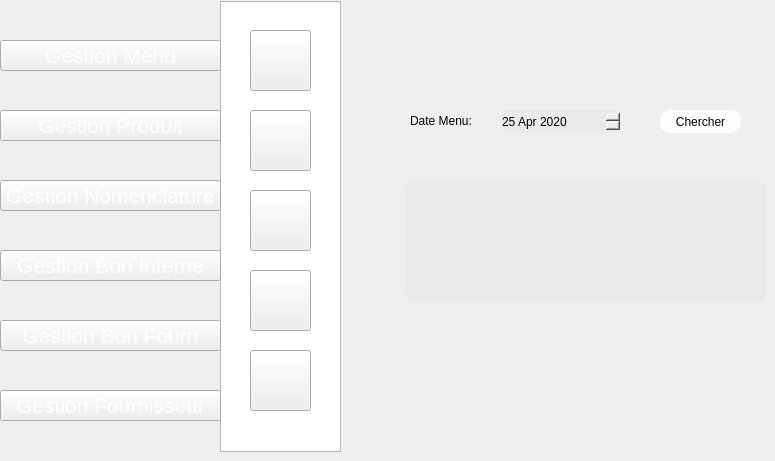
   <widget class="QWidget" name="page_10">
    <widget class="QPushButton" name="pushButton_212">
     <property name="geometry">
      <rect>
       <x>250</x>
       <y>110</y>
       <width>61</width>
       <height>61</height>
      </rect>
     </property>
     <property name="styleSheet">
      <string notr="true">image: url(:/new/prefix1/img/icon-modif2 (1).png);</string>
     </property>
     <property name="text">
      <string/>
     </property>
    </widget>
    <widget class="QListView" name="listView_21">
     <property name="geometry">
      <rect>
       <x>220</x>
       <y>1</y>
       <width>121</width>
       <height>451</height>
      </rect>
     </property>
     <property name="styleSheet">
      <string notr="true">background-image: url(:/new/prefix1/img/selected.png);</string>
     </property>
    </widget>
    <widget class="QPushButton" name="pushButton_213">
     <property name="geometry">
      <rect>
       <x>250</x>
       <y>30</y>
       <width>61</width>
       <height>61</height>
      </rect>
     </property>
     <property name="styleSheet">
      <string notr="true">image: url(:/new/prefix1/img/icon-ajout2.png);
background-image: url(:/new/prefix1/img/bg.png);</string>
     </property>
     <property name="text">
      <string/>
     </property>
    </widget>
    <widget class="QPushButton" name="pushButton_215">
     <property name="geometry">
      <rect>
       <x>250</x>
       <y>190</y>
       <width>61</width>
       <height>61</height>
      </rect>
     </property>
     <property name="styleSheet">
      <string notr="true">image: url(:/new/prefix1/img/icon-afficher2.png);</string>
     </property>
     <property name="text">
      <string/>
     </property>
    </widget>
    <widget class="QPushButton" name="pushButton_216">
     <property name="geometry">
      <rect>
       <x>250</x>
       <y>270</y>
       <width>61</width>
       <height>61</height>
      </rect>
     </property>
     <property name="styleSheet">
      <string notr="true">image: url(:/new/prefix1/img/icon-supp2 (1).png);</string>
     </property>
     <property name="text">
      <string/>
     </property>
    </widget>
    <widget class="QPushButton" name="pushButton_217">
     <property name="geometry">
      <rect>
       <x>250</x>
       <y>350</y>
       <width>61</width>
       <height>61</height>
      </rect>
     </property>
     <property name="styleSheet">
      <string notr="true">image: url(:/new/prefix1/img/aa.png);</string>
     </property>
     <property name="text">
      <string/>
     </property>
    </widget>
    <widget class="QPushButton" name="pushButton_298">
     <property name="geometry">
      <rect>
       <x>0</x>
       <y>320</y>
       <width>221</width>
       <height>31</height>
      </rect>
     </property>
     <property name="font">
      <font>
       <pointsize>16</pointsize>
       <weight>50</weight>
       <bold>false</bold>
      </font>
     </property>
     <property name="styleSheet">
      <string notr="true">color: rgb(255, 255, 255);

</string>
     </property>
     <property name="text">
      <string>Gestion Bon Fourn</string>
     </property>
    </widget>
    <widget class="QPushButton" name="pushButton_297">
     <property name="geometry">
      <rect>
       <x>0</x>
       <y>390</y>
       <width>221</width>
       <height>31</height>
      </rect>
     </property>
     <property name="font">
      <font>
       <pointsize>16</pointsize>
       <weight>50</weight>
       <bold>false</bold>
      </font>
     </property>
     <property name="styleSheet">
      <string notr="true">color: rgb(255, 255, 255);

</string>
     </property>
     <property name="text">
      <string>Gestion Fournisseur</string>
     </property>
    </widget>
    <widget class="QPushButton" name="pushButton_296">
     <property name="geometry">
      <rect>
       <x>0</x>
       <y>250</y>
       <width>221</width>
       <height>31</height>
      </rect>
     </property>
     <property name="font">
      <font>
       <pointsize>16</pointsize>
       <weight>50</weight>
       <bold>false</bold>
      </font>
     </property>
     <property name="styleSheet">
      <string notr="true">color: rgb(255, 255, 255);

</string>
     </property>
     <property name="text">
      <string>Gestion Bon Interne</string>
     </property>
    </widget>
    <widget class="QPushButton" name="pushButton_294">
     <property name="geometry">
      <rect>
       <x>0</x>
       <y>180</y>
       <width>221</width>
       <height>31</height>
      </rect>
     </property>
     <property name="font">
      <font>
       <pointsize>16</pointsize>
       <weight>50</weight>
       <bold>false</bold>
      </font>
     </property>
     <property name="styleSheet">
      <string notr="true">color: rgb(255, 255, 255);

</string>
     </property>
     <property name="text">
      <string>Gestion Nomenclature</string>
     </property>
    </widget>
    <widget class="QPushButton" name="pushButton_295">
     <property name="geometry">
      <rect>
       <x>0</x>
       <y>110</y>
       <width>221</width>
       <height>31</height>
      </rect>
     </property>
     <property name="font">
      <font>
       <pointsize>16</pointsize>
       <weight>50</weight>
       <bold>false</bold>
      </font>
     </property>
     <property name="styleSheet">
      <string notr="true">color: rgb(255, 255, 255);

</string>
     </property>
     <property name="text">
      <string>Gestion Produit</string>
     </property>
    </widget>
    <widget class="QPushButton" name="cherchermenu">
     <property name="geometry">
      <rect>
       <x>660</x>
       <y>110</y>
       <width>81</width>
       <height>23</height>
      </rect>
     </property>
     <property name="styleSheet">
      <string notr="true">                                         border-radius: 10px;
background-color: rgb(253, 253, 253);
                                        
font: 9pt &quot;MS Reference Sans Serif&quot;;</string>
     </property>
     <property name="text">
      <string>Chercher</string>
     </property>
    </widget>
    <widget class="QTableView" name="tableView_2">
     <property name="geometry">
      <rect>
       <x>405</x>
       <y>181</y>
       <width>361</width>
       <height>121</height>
      </rect>
     </property>
     <property name="styleSheet">
      <string notr="true">                                     border-radius: 10px;
font: 9pt &quot;MS Reference Sans Serif&quot;;
background-color: rgb(234, 234, 234);</string>
     </property>
    </widget>
    <widget class="QLabel" name="label_73">
     <property name="geometry">
      <rect>
       <x>410</x>
       <y>110</y>
       <width>81</width>
       <height>21</height>
      </rect>
     </property>
     <property name="styleSheet">
      <string notr="true">
                                     border-radius: 10px;
font: 9pt &quot;MS Reference Sans Serif&quot;;
</string>
     </property>
     <property name="text">
      <string>Date Menu:</string>
     </property>
    </widget>
    <widget class="QDateEdit" name="dateEdit_4">
     <property name="geometry">
      <rect>
       <x>500</x>
       <y>110</y>
       <width>121</width>
       <height>23</height>
      </rect>
     </property>
     <property name="styleSheet">
      <string notr="true">                                         border-radius: 10px;
background-color: rgb(234, 234, 234);
font: 9pt &quot;MS Reference Sans Serif&quot;;

</string>
     </property>
     <property name="dateTime">
      <datetime>
       <hour>0</hour>
       <minute>0</minute>
       <second>0</second>
       <year>2020</year>
       <month>4</month>
       <day>25</day>
      </datetime>
     </property>
     <property name="minimumDateTime">
      <datetime>
       <hour>0</hour>
       <minute>0</minute>
       <second>0</second>
       <year>2020</year>
       <month>1</month>
       <day>1</day>
      </datetime>
     </property>
    </widget>
    <widget class="QPushButton" name="pushButton_293">
     <property name="geometry">
      <rect>
       <x>0</x>
       <y>40</y>
       <width>221</width>
       <height>31</height>
      </rect>
     </property>
     <property name="font">
      <font>
       <pointsize>16</pointsize>
       <weight>50</weight>
       <bold>false</bold>
      </font>
     </property>
     <property name="styleSheet">
      <string notr="true">color: rgb(255, 255, 255);

</string>
     </property>
     <property name="text">
      <string>Gestion Menu</string>
     </property>
    </widget>
    <zorder>listView_21</zorder>
    <zorder>pushButton_212</zorder>
    <zorder>pushButton_213</zorder>
    <zorder>pushButton_215</zorder>
    <zorder>pushButton_216</zorder>
    <zorder>pushButton_217</zorder>
    <zorder>pushButton_298</zorder>
    <zorder>pushButton_297</zorder>
    <zorder>pushButton_296</zorder>
    <zorder>pushButton_294</zorder>
    <zorder>pushButton_295</zorder>
    <zorder>cherchermenu</zorder>
    <zorder>tableView_2</zorder>
    <zorder>label_73</zorder>
    <zorder>dateEdit_4</zorder>
    <zorder>pushButton_293</zorder>
   </widget>
